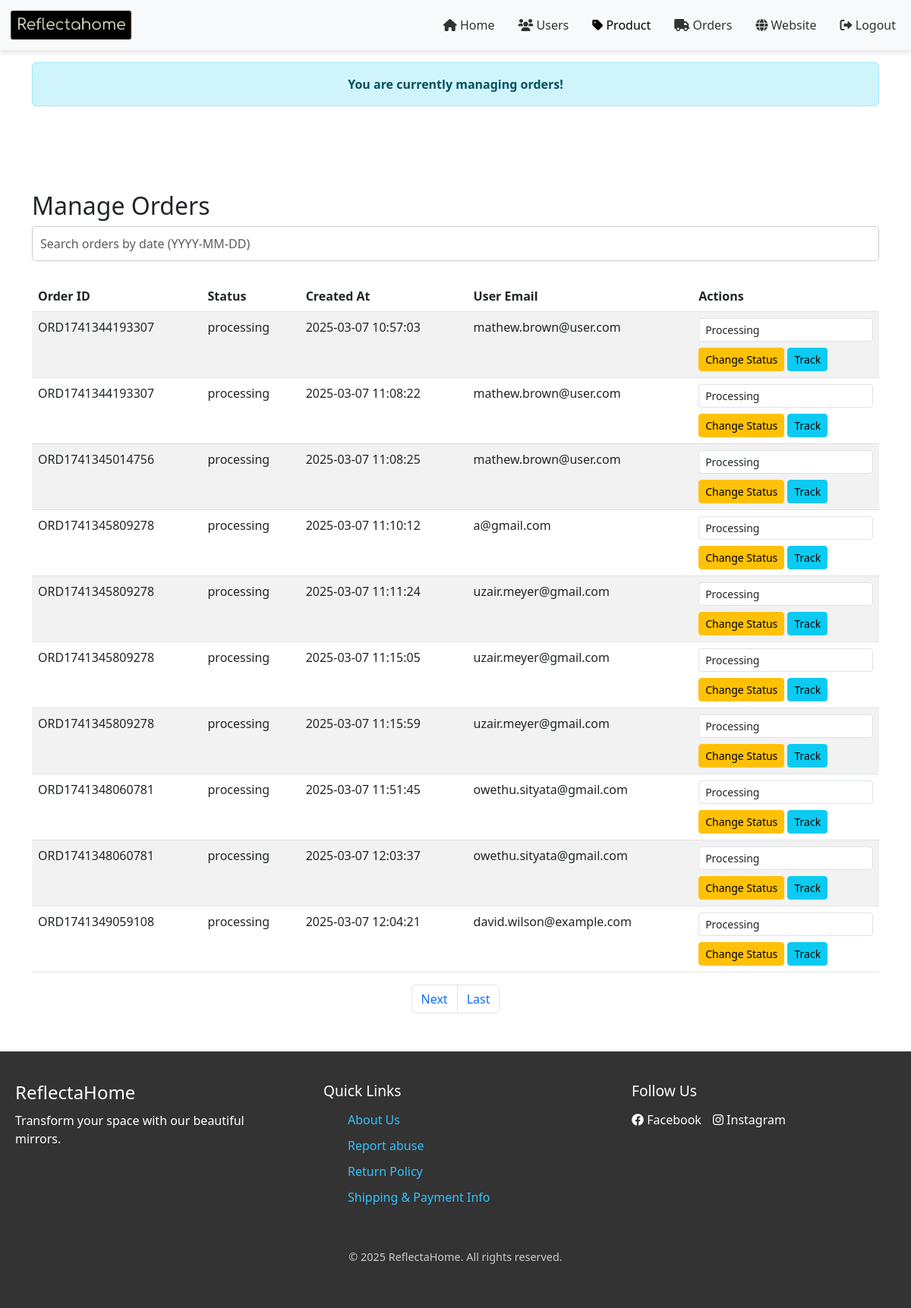
The app's page /Admin/orders.php with its own data.
### tables this page shows
CREATE TABLE `orders` (
  `id` int(11) NOT NULL,
  `user_id` int(11) NOT NULL,
  `order_id` varchar(255) NOT NULL,
  `status` enum('processing','shipped','delivered') NOT NULL DEFAULT 'processing',
  `courier` varchar(100) NOT NULL,
  `tracking_number` varchar(255) NOT NULL,
  `created_at` timestamp NOT NULL DEFAULT current_timestamp(),
  `updated_at` timestamp NOT NULL DEFAULT current_timestamp() ON UPDATE current_timestamp()
);

CREATE TABLE `users` (
  `id` int(11) NOT NULL,
  `fullname` varchar(255) NOT NULL,
  `username` varchar(255) NOT NULL,
  `email` varchar(255) NOT NULL,
  `password` varchar(255) NOT NULL,
  `address` text DEFAULT NULL,
  `role` enum('user','admin') DEFAULT 'user',
  `status` enum('active','inactive') DEFAULT 'active',
  `last_activity` datetime DEFAULT NULL,
  `total_orders` int(11) DEFAULT 0,
  `created_at` datetime DEFAULT current_timestamp(),
  `updated_at` datetime DEFAULT current_timestamp() ON UPDATE current_timestamp()
);

### Admin/orders.php (the view, shortened to what this page needs)
<?php
include_once 'db-inc.php';
$limit = 10;
$page = isset($_GET['page']) ? (int)$_GET['page'] : 1;
$offset = ($page - 1) * $limit;
$searchTerm = isset($_GET['search']) ? '%' . $_GET['search'] . '%' : '%';
$sql = "
    SELECT o.order_id, o.status, o.created_at, u.email
    FROM orders o
    JOIN users u ON o.user_id = u.id
    WHERE o.created_at LIKE ?
    LIMIT ? OFFSET ?
";
$stmt = $dbConnection->prepare($sql);
$stmt->bind_param("sii", $searchTerm, $limit, $offset);
$stmt->execute();
$result = $stmt->get_result();
$countSql = "SELECT COUNT(*) AS total FROM orders o JOIN users u ON o.user_id = u.id WHERE o.created_at LIKE ?";
$countStmt = $dbConnection->prepare($countSql);
$countStmt->bind_param("s", $searchTerm);
$countStmt->execute();
$countResult = $countStmt->get_result();
$countRow = $countResult->fetch_assoc();
$totalOrders = $countRow['total'];
$totalPages = ceil($totalOrders / $limit);
?>
<!DOCTYPE html>
<html lang="en">
<head>
    <link rel="stylesheet" href="/ReflectaHome/Styles/style.css">
    <link href="https://cdn.jsdelivr.net/npm/bootstrap@5.3.0-alpha1/dist/css/bootstrap.min.css" rel="stylesheet">
    <link href="https://cdnjs.cloudflare.com/ajax/libs/font-awesome/6.0.0-beta3/css/all.min.css" rel="stylesheet">
</head>
<body>
    <nav class="navbar navbar-expand-lg navbar-light bg-light">
        <div class="container-fluid">
            <a class="navbar-brand" href="index.html">
                <img src="/ReflectaHome/Images/logo-no-background.png" alt="ReflectaHome Logo" style="height: 40px;">
            </a>
            <div class="collapse navbar-collapse" id="navbarNav">
                <ul class="navbar-nav ms-auto">
                    <li class="nav-item">
                        <a class="nav-link" href="home.php"><i class="fas fa-home"></i> Home</a>
                    </li>
                    <li class="nav-item">
                        <a class="nav-link" href="Users.php"><i class="fas fa-users"></i> Users</a>
                    </li>
                    <li class="nav-item">
                        <a class="nav-link active" href="products.php"><i class="fas fa-tag"></i> Product</a>
                    </li>
                    <li class="nav-item">
                        <a class="nav-link" href="orders.php"><i class="fas fa-truck"></i> Orders</a>
                    </li>
                    <li class="nav-item">
                        <a class="nav-link" href="website.php"><i class="fas fa-globe"></i> Website</a>
                    </li>
                    <li class="nav-item">
                        <a class="nav-link" href="/ReflectaHome/Homepage/home.php"><i class="fas fa-sign-out-alt"></i> Logout</a>
                    </li>
                </ul>
            </div>
        </div>
    </nav>
    <div class="container mt-3">
        <div class="alert alert-info text-center" role="alert">
            <strong>You are currently managing orders!</strong>
        </div>
    </div>
    <br><br>
    <div class="container mt-5">
        <h2>Manage Orders</h2>
        <form method="GET" class="mb-3">
            <div class="input-group">
                <input type="text" class="form-control" name="search" placeholder="Search orders by date (YYYY-MM-DD)" value="<?= isset($_GET['search']) ? $_GET['search'] : '' ?>">
            </div>
        </form>
        <table class="table table-striped">
            <thead>
                <tr>
                    <th scope="col">Order ID</th>
                    <th scope="col">Status</th>
                    <th scope="col">Created At</th>
                    <th scope="col">User Email</th>
                    <th scope="col">Actions</th>
                </tr>
            </thead>
            <tbody>
                <?php while ($order = $result->fetch_assoc()): ?>
                    <tr>
                        <td><?= htmlspecialchars($order['order_id']) ?></td>
                        <td><?= htmlspecialchars($order['status']) ?></td>
                        <td><?= htmlspecialchars($order['created_at']) ?></td>
                        <td><?= htmlspecialchars($order['email']) ?></td>
                        <td>
                                <select name="status" class="form-control form-control-sm">
                                    <option value="processing" <?= $order['status'] == 'processing' ? 'selected' : '' ?>>Processing</option>
                                </select>
                                <button type="submit" class="btn btn-warning btn-sm mt-2">Change Status</button>
                            <button class="btn btn-info btn-sm mt-2" onclick="trackOrder(<?= $order['order_id'] ?>)">Track</button>
                        </td>
                    </tr>
                <?php endwhile; ?>
            </tbody>
        </table>
        <nav>
            <ul class="pagination justify-content-center">
                <?php if ($page < $totalPages): ?>
                    <li class="page-item"><a class="page-link" href="?page=<?= $page + 1 ?>&search=<?= htmlspecialchars($_GET['search'] ?? '') ?>">Next</a></li>
                    <li class="page-item"><a class="page-link" href="?page=<?= $totalPages ?>&search=<?= htmlspecialchars($_GET['search'] ?? '') ?>">Last</a></li>
                <?php endif; ?>
            </ul>
        </nav>
    </div>
    <footer class="footer">
        <div class="footer-content">
            <div class="footer-left">
                <h3>ReflectaHome</h3>
                <p>Transform your space with our beautiful mirrors.</p><br><br>
            </div>
            <div class="footer-center">
                <h4>Quick Links</h4>
                <ul>
                    <li><a href="/ReflectaHome/QuickLinks/about.php">About Us</a></li>
                    <li><a href="/ReflectaHome/QuickLinks/Report abuse.php">Report abuse</a></li>
                    <li><a href="/ReflectaHome/QuickLinks/Return Policy.php">Return Policy</a></li>
                    <li><a href="/ReflectaHome/QuickLinks/Shipping & Payment.php">Shipping & Payment Info</a></li>
                </ul>
            </div>
            <div class="footer-right">
                <h4>Follow Us</h4>
                <div class="social-links">
                    <a href="#" class="social-icon"><i class="fab fa-facebook"></i> Facebook</a>
                    <a href="#" class="social-icon"><i class="fab fa-instagram"></i> Instagram</a>
                </div>
            </div>
        </div>
        <div class="footer-bottom">
            <p>&copy; 2025 ReflectaHome. All rights reserved.</p>
        </div>
    </footer>
</body>
</html>

### Styles/style.css (style rules this page uses)
* { margin: 0; padding: 0; box-sizing: border-box; }
.navbar { background-color: #fff; box-shadow: 0 4px 6px rgba(0, 0, 0, 0.1); }
.navbar-brand { font-size: 1.5rem; font-weight: bold; color: #333; }
.navbar-nav .nav-item { margin-left: 15px; }
.navbar-nav .nav-link { font-size: 1rem; color: #333; text-decoration: none; }
.footer-content { display: flex; justify-content: space-between; flex-wrap: wrap; }
.footer-left, .footer-center, .footer-right { flex-basis: 30%; margin-bottom: 20px; }
.footer-left h3 { font-size: 1.5rem; margin-bottom: 10px; }
.footer-left p { font-size: 1rem; }
.footer-center h4, .footer-right h4 { font-size: 1.2rem; margin-bottom: 15px; }
.footer-center ul { list-style-type: none; }
.footer-center ul li { margin-bottom: 10px; }
.footer-center ul li a { color: rgb(35, 157, 227); text-decoration: none; font-size: 1rem; }
.social-links { display: flex; gap: 15px; }
.social-icon { color: white; text-decoration: none; font-size: 1rem; }
.footer-bottom { text-align: center; margin-top: 20px; }
.footer-bottom p { font-size: 0.9rem; color: #ccc; }
.footer { background-color: #333; color: white; padding: 40px 20px; margin-top: 50px; }
.footer-center ul li a { color: rgb(53, 194, 255); text-decoration: none; font-size: 1rem; }
button { padding: 10px 15px; border: none; color: white; border-radius: 5px; cursor: pointer; font-size: 1rem; transition: background-color 0.3s ease; }
body { font-family: Arial, sans-serif; background-color: #f4f4f4; color: #333; }
h1, h2 { color: #333; margin-bottom: 20px; }
h2 { font-size: 1.5rem; margin-bottom: 15px; }
input[type="text"], input[type="email"], input[type="tel"], input[type="number"] { width: 100%; padding: 10px; border-radius: 5px; border: 1px solid #ccc; margin-bottom: 10px; font-size: 1rem; }
html { scroll-behavior: smooth; }
.form-control { font-size: 15px; padding: 10px; }
button { padding: 12px 18px; font-size: 16px; }

### records on screen
orders: order "ORD1741344193307", status "processing", created_at "2025-03-07 10:57:03", user.email "mathew.brown@user.com", status "Processing"
orders: order "ORD1741344193307", status "processing", created_at "2025-03-07 11:08:22", user.email "mathew.brown@user.com", status "Processing"
orders: order "ORD1741345014756", status "processing", created_at "2025-03-07 11:08:25", user.email "mathew.brown@user.com", status "Processing"
orders: order "ORD1741345809278", status "processing", created_at "2025-03-07 11:10:12", user.email "a@gmail.com", status "Processing"
orders: order "ORD1741345809278", status "processing", created_at "2025-03-07 11:11:24", user.email "uzair.meyer@gmail.com", status "Processing"
orders: order "ORD1741345809278", status "processing", created_at "2025-03-07 11:15:05", user.email "uzair.meyer@gmail.com", status "Processing"
orders: order "ORD1741345809278", status "processing", created_at "2025-03-07 11:15:59", user.email "uzair.meyer@gmail.com", status "Processing"
orders: order "ORD1741348060781", status "processing", created_at "2025-03-07 11:51:45", user.email "owethu.sityata@gmail.com", status "Processing"
orders: order "ORD1741348060781", status "processing", created_at "2025-03-07 12:03:37", user.email "owethu.sityata@gmail.com", status "Processing"
orders: order "ORD1741349059108", status "processing", created_at "2025-03-07 12:04:21", user.email "david.wilson@example.com", status "Processing"
